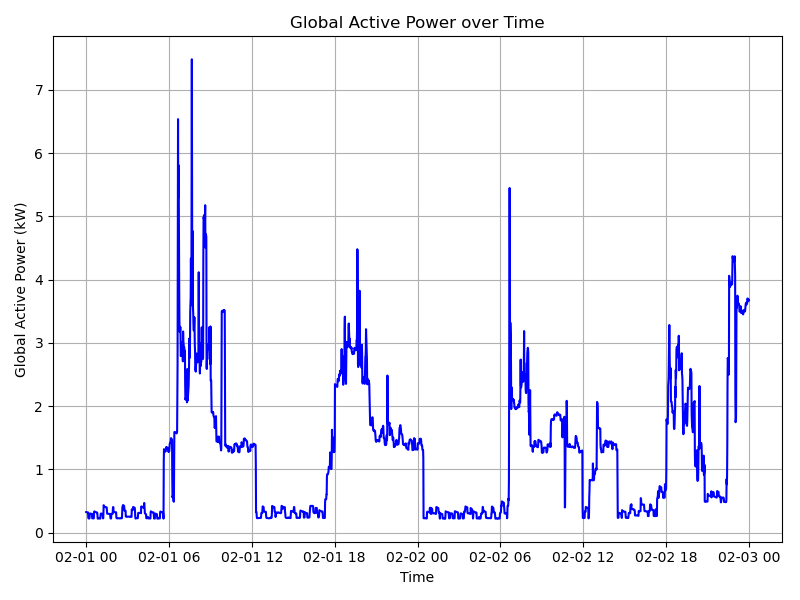

Write the Python code that produced this figure.
import pandas as pd
import matplotlib.pyplot as plt

def plot_graph1(data_subset):
	plt.figure(figsize=(8, 6))
	plt.plot(data_subset.index, data_subset['Global_active_power'], color='blue')
	plt.title('Global Active Power over Time')
	plt.xlabel('Time')
	plt.ylabel('Global Active Power (kW)')
	plt.grid(True)
	plt.tight_layout()
	plt.savefig('plot1.png', dpi=100)
	plt.close()